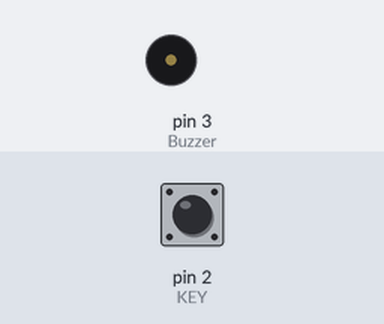
Simulated run of this sketch. Board: Arduino Uno, built with avr-gcc and run on an emulated ATmega328P. Shown: buzzer (waves = sounding, pin HIGH). Inputs (shaded band) come from the test bench; at power-on: pin 2 (KEY) HIGH. What the sketch prints to the serial monitor is not drawn.

Above: at 1.2 s.
1.3 s: pin 2 (KEY) pulled LOW for 0.15 s
At 2.1 s:
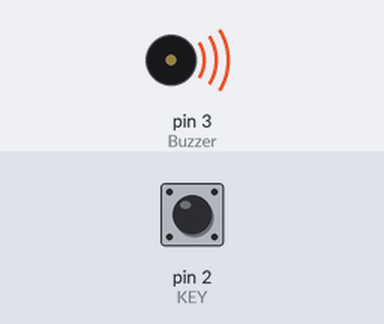
Timing chart, 0 to 4.3 s (numbered marks = the images above; inputs shaded):
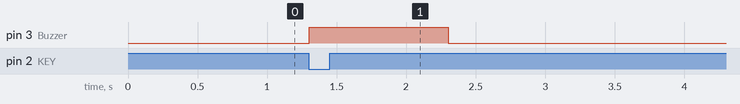

The sketch:

LESSON15.ino
```cpp
/******************************************************************************
----------------本例程仅供学习使用，未经作者允许，不得用于其他用途。-----------
------------------------版权所有，仿冒必究！-----------------------------------
----------------1.开发环境:Arduino IDE-----------------------------------------
----------------2.测试使用开发板型号：Arduino Leonardo or Arduino UNO R3-------
----------------3.单片机使用晶振：16M------------------------------------------
----------------4.淘宝网址：Ilovemcu.taobao.com--------------------------------
----------------------------epic-mcu.taobao.com--------------------------------
----------------5.作者：神秘藏宝室---------------------------------------------
******************************************************************************/
#define KEY 2
#define Buzzer 3

int count = 0;			//计数变量
int flag = 0;				//中断执行标志位

void setup()
{
  pinMode(KEY,INPUT_PULLUP);		          //按键设置为输入带上拉
  pinMode(Buzzer,OUTPUT);
  //设置ARDUINO UNO中断0（数字IO 2），下降沿触发中断函数BuzzerDi
  attachInterrupt(0,BuzzerDi,FALLING);
  Serial.begin(9600);
}

void loop()
{
  if(flag == 1)						        //如果flag被置1，说明有中断产生，执行该段程序
  {
    flag = 0;							        //flag清零
    digitalWrite(Buzzer,HIGH);		//蜂鸣器响
    delay(1000);    			        //延时1000ms
  }
  else
  {
    digitalWrite(Buzzer,LOW);     //没有中断时候，蜂鸣器不响
  }
  Serial.println(count);		      //串口显示中断次数
}

void BuzzerDi()			//中断函数BuzzerDi
{
  flag = 1;					//置位标志位
  count++;					//中断次数加一
}
```

Measured:
- after the input at 1.3 s, pin 3 (Buzzer): LOW → HIGH at once, → LOW 1.0 s later
